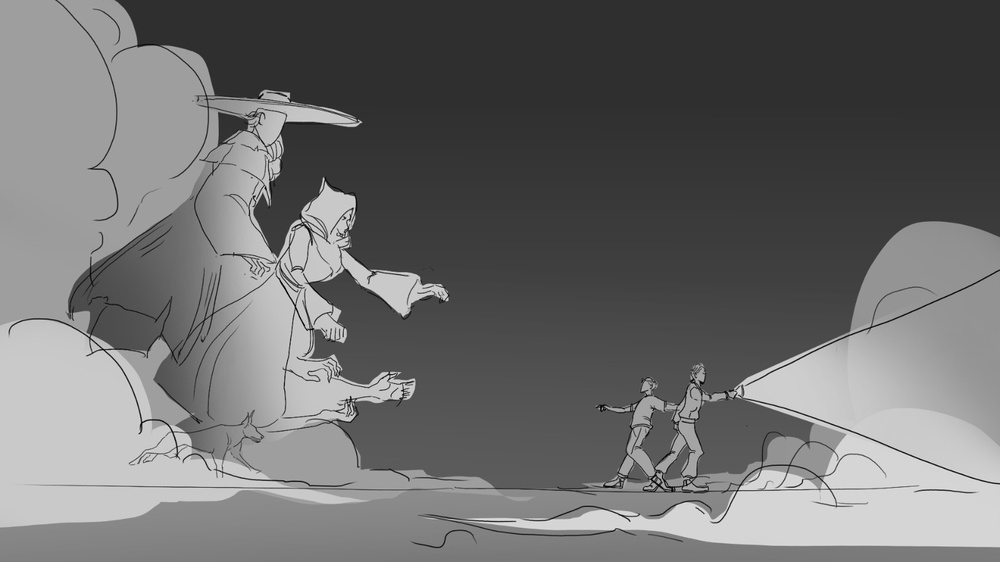
#> input picture src/assets/img/footer-boceto.jpeg, 1000 x 562 px, shrunk from 1600 x 900 before the run
$ python -i export_sketch_white.py   (imports and definitions only)
#> lines starting #> are read from the running program, lines starting #| are printed output that depends on the picture
"""Whiten the paper of the scanned sketches, keeping the line and its colour.

Usage: python scripts/export_sketch_white.py public/preproduccion
Requires: pillow.

Writes boceto-*-blanco.jpg (and -thumb-blanco.jpg) next to each scan.
Levels are measured per image, like export_sketch_lines.py: paper is the
bright 80th percentile, ink the dark 1st percentile.
"""

from pathlib import Path
import sys

from PIL import Image


def percentile(histogram: list[int], fraction: float) -> int:
    target = sum(histogram) * fraction
    running = 0
    for level, count in enumerate(histogram):
        running += count
        if running >= target:
            return level
    return 255


def whiten(source: Path, output: Path) -> None:
#> called with source = '../src/assets/img/footer-boceto.jpeg', output = 'out.png'
    image = Image.open(source).convert("RGB")
#> image is the input picture: PIL image 1000x562 RGB; min 0, max 238, mean 109.3
    histogram = image.convert("L").histogram()
#> histogram = 256 values, max 86881 at index 47, min 0 at index 234, mean 2195.3
    paper = percentile(histogram, 0.80) - 6
#> in percentile, `target = sum(histogram) * fraction`: target = 449600
#> the loop in percentile, `for level, count in enumerate(histogram):` made 160 passes
#> (count, running) on passes 1 to 3: (15, 15), (6, 21), (8, 29)
#> after the loop in percentile, `for level, count in enumerate(histogram):`: running = 450333
#> paper = 153
    ink = percentile(histogram, 0.01)
#> the loop in percentile, `for level, count in enumerate(histogram):` made 48 passes
#> (count, running) on passes 1 to 12: (15, 15), (6, 21), (8, 29), (10, 39), (10, 49), (6, 55), (9, 64), (6, 70), (7, 77), (7, 84), (15, 99), (20, 119)
#> after the loop in percentile, `for level, count in enumerate(histogram):`: running = 90619
#> ink = 47
    span = max(paper - ink, 1)
#> span = 106
    lut = [int(255 * min(max((v - ink) / span, 0), 1)) for v in range(256)]
#> lut = 256 values from 0 to 255
    image.point(lut * 3).save(output, "JPEG", quality=88, optimize=True)
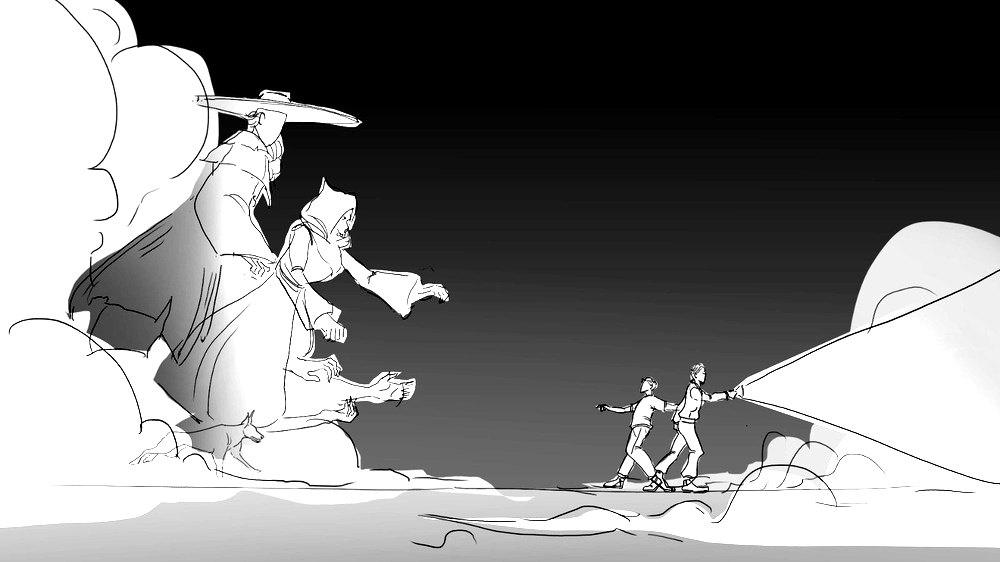
#> saved as out.png: PIL image 1000x562 RGB; min 0, max 255, mean 127.9
#> (the run stopped early here; a loop or call above may not have finished)

$ run again, on src/assets/img/mapaTunja.png
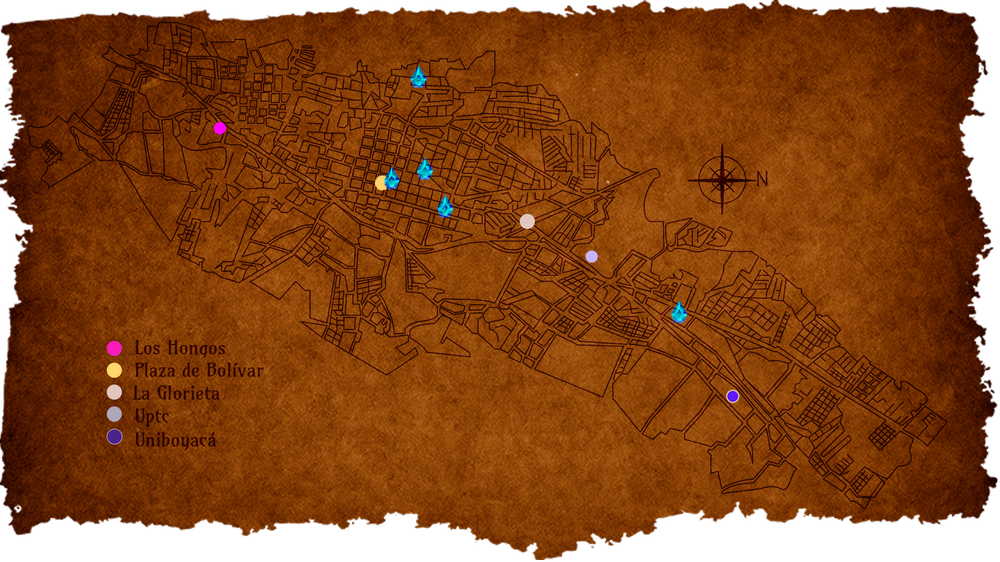
#> input picture src/assets/img/mapaTunja.png, 1000 x 562 px, shrunk from 1920 x 1080 before the run
#> in whiten, `image = Image.open(source).convert("RGB")`:
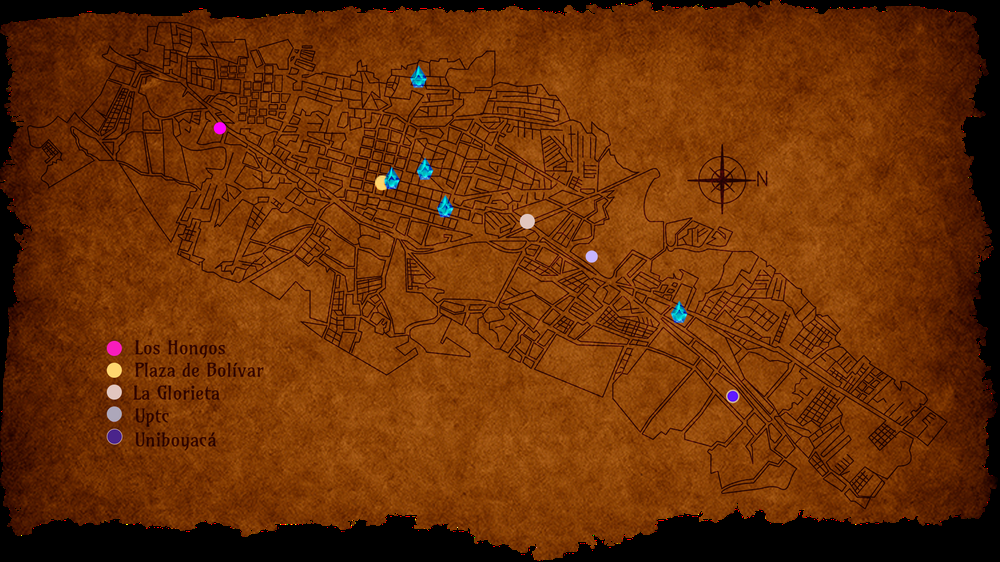
#> image: PIL image 1000x562 RGB; mean R, G, B 107.7, 47.9, 5.1
#> histogram = 256 values, max 58817 at index 0, min 0 at index 225, mean 2195.3
#> target = 449600
#> the loop in percentile, `for level, count in enumerate(histogram):` made 86 passes
#> (count, running) on passes 1 to 8: (58817, 58817), (9, 58826), (7, 58833), (4, 58837), (16, 58853), (47, 58900), (46, 58946), (114, 59060)
#> after the loop in percentile, `for level, count in enumerate(histogram):`: running = 457317
#> paper = 79
#> the loop in percentile, `for level, count in enumerate(histogram):` made 1 pass
#> (level, count, running) on pass 1: (0, 58817, 58817)
#> after the loop in percentile, `for level, count in enumerate(histogram):`: running = 58817
#> ink = 0
#> span = 79
#> lut = 256 values from 0 to 255
#> in whiten, `image.point(lut * 3).save(output, "JPEG", quality=88, optimize=True)`:
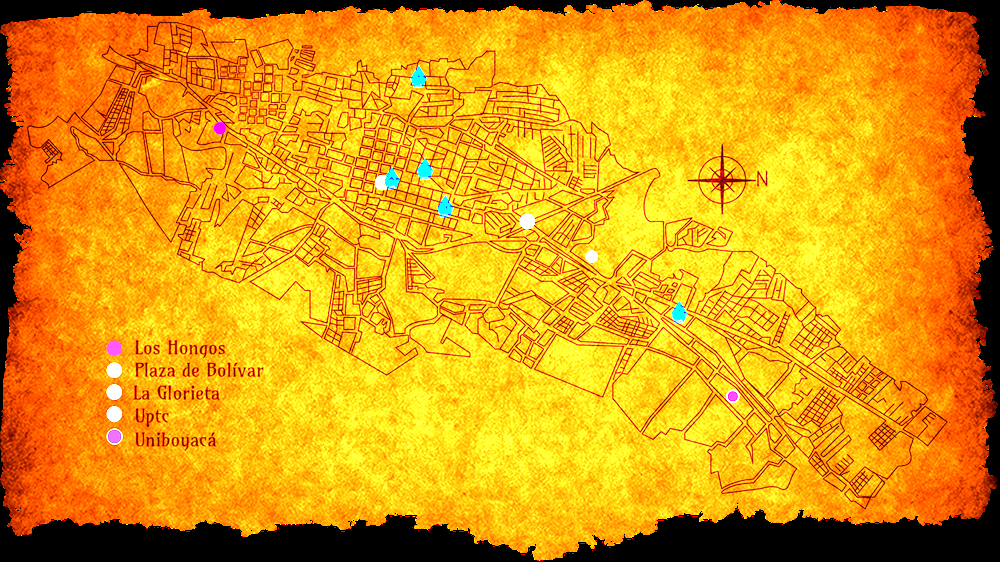
#> saved as out.png: PIL image 1000x562 RGB; mean R, G, B 222, 152.1, 14.5

$ run again, on src/assets/img/rodillo-pergamino.webp
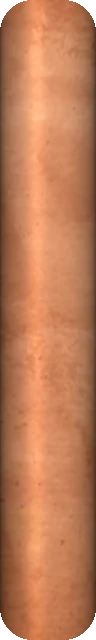
#> input picture src/assets/img/rodillo-pergamino.webp, 96 x 640 px
#> histogram = 256 values, max 1095 at index 155, min 0 at index 0, mean 240
#> target = 49152
#> the loop in percentile, `for level, count in enumerate(histogram):` made 165 passes
#> (count, running) on passes 1 to 3: (0, 0), (0, 0), (0, 0)
#> after the loop in percentile, `for level, count in enumerate(histogram):`: running = 49778
#> paper = 158
#> the loop in percentile, `for level, count in enumerate(histogram):` made 62 passes
#> after the loop in percentile, `for level, count in enumerate(histogram):`: running = 615
#> ink = 61
#> span = 97
#> lut = 256 values from 0 to 255
#> in whiten, `image.point(lut * 3).save(output, "JPEG", quality=88, optimize=True)`:
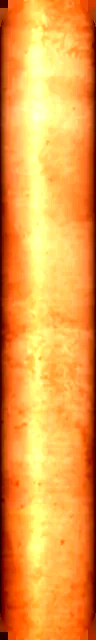
#> saved as out.png: PIL image 96x640 RGB; mean R, G, B 237.1, 158.4, 67.4
